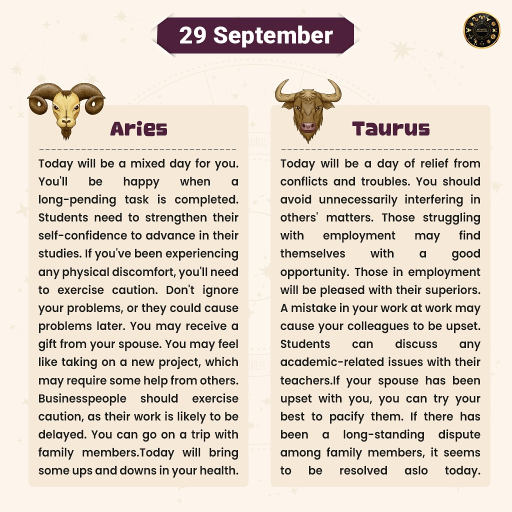
#> input picture my_image.jpg, 1024 x 1024 px, found by its file name (shown at 1/2 size)
$ python analyze_layout.py
#> lines starting #> are read from the running program, lines starting #| are printed output that depends on the picture
from PIL import Image, ImageChops
import os

REF_IMG = "d:/GITHUB REPOS/zodiac_sign_bot/my_image.jpg"
GEN_IMG = "d:/GITHUB REPOS/zodiac_sign_bot/you_created.jpg"

def get_bbox_of_color(img_path, target_color_range):
    """
    Finds bounding box of pixels matching a color range.
    target_color_range: ((r_min, g_min, b_min), (r_max, g_max, b_max))
    """
    try:
        img = Image.open(img_path).convert("RGB")
    except Exception as e:
        print(f"Could not open {img_path}: {e}")
        return

    width, height = img.size
    pixels = img.load()

    (r1, g1, b1), (r2, g2, b2) = target_color_range

    min_x, min_y = width, height
    max_x, max_y = 0, 0
    found = False

    # Scan the paragraph areas roughly to speed up? No, scan whole image.
    for y in range(height):
        for x in range(width):
            r, g, b = pixels[x, y]
            if r1 <= r <= r2 and g1 <= g <= g2 and b1 <= b <= b2:
                if x < min_x: min_x = x
                if x > max_x: max_x = x
                if y < min_y: min_y = y
                if y > max_y: max_y = y
                found = True

    if found:
        print(f"[{img_path}] BBox matching color {target_color_range}:")
        print(f"  Rect({min_x}, {min_y}, {max_x}, {max_y})")
        print(f"  Width: {max_x - min_x}, Height: {max_y - min_y}")
        print(f"  Center: ({(min_x+max_x)//2}, {(min_y+max_y)//2})")
    else:
        print(f"[{img_path}] No pixels found in range {target_color_range}")

if __name__ == "__main__":
    print("--- ANALYSIS RESULTS ---")

    # Measure Black Text in BODY (Paragraphs) - y > 200
    # Range: (0,0,0) to (100,100,100) - laxer threshold for anti-aliasing
    black_range = ((0, 0, 0), (100, 100, 100))

    def analyze_region(img_path, region_name, y_min, y_max, color_range):
#> called with region_name = 'Body (Black Text)', y_min = 200, y_max = 1080, color_range = ((0, 0, 0), (100, 100, 100))
        try:
            img = Image.open(img_path).convert("RGB")
#> img is the input picture: PIL image 1024x1024 RGB; mean R, G, B 224.1, 212.6, 200.2
            # Crop to region
            crop = img.crop((0, y_min, img.width, y_max))
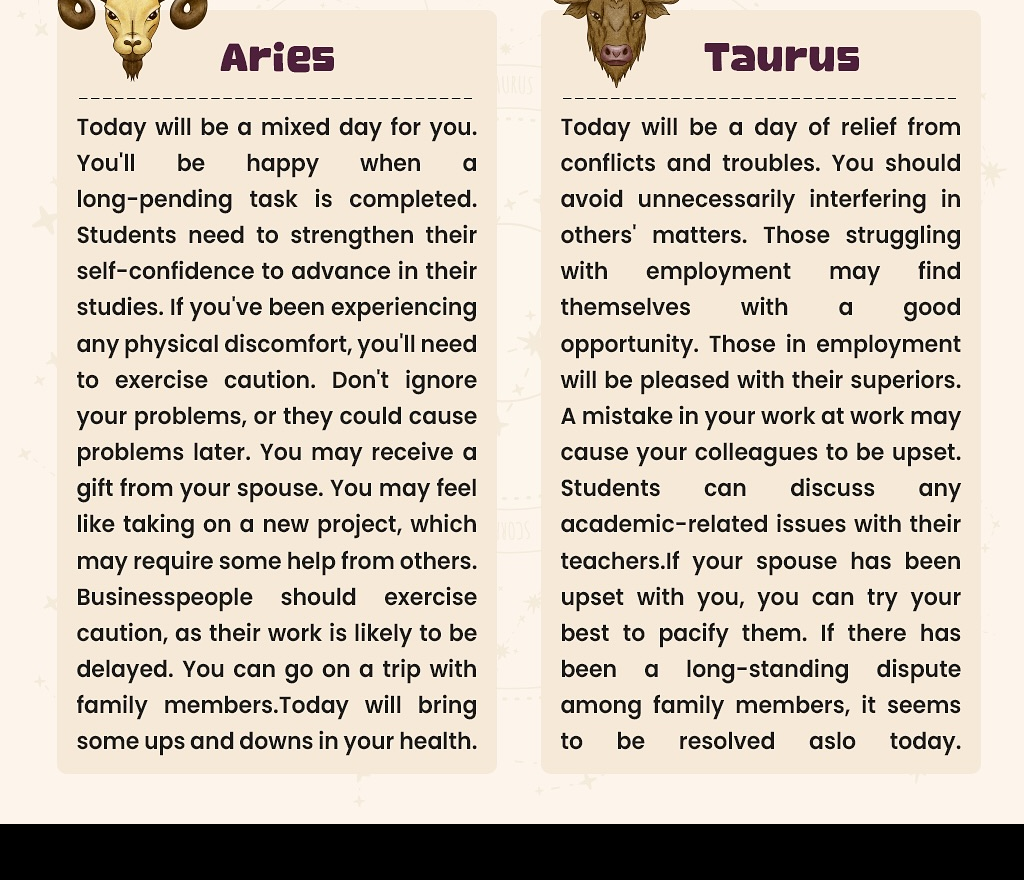
#> crop: PIL image 1024x880 RGB; mean R, G, B 209.4, 199.1, 186

            # Find bounds
            pixels = crop.load()
            (r1, g1, b1), (r2, g2, b2) = color_range

            min_x, max_x = crop.width, 0
#> min_x = 1024; max_x = 0
            min_y, max_y = crop.height, 0
#> min_y = 880; max_y = 0
            count = 0

            for y in range(crop.height):
                for x in range(crop.width):
                    r, g, b = pixels[x, y]
                    if r1 <= r <= r2 and g1 <= g <= g2 and b1 <= b <= b2:
                        if x < min_x: min_x = x
                        if x > max_x: max_x = x
                        if y < min_y: min_y = y
                        if y > max_y: max_y = y
                        count += 1
#> after the loop, count = 135236; max_x = 1023; max_y = 879; min_x = 0; min_y = 0

            if count > 0:
                # Convert back to global coords
                global_min_y = min_y + y_min
#> global_min_y = 200
                global_max_y = max_y + y_min
#> global_max_y = 1079
                print(f"[{img_path}] {region_name}:")
                print(f"  Rect({min_x}, {global_min_y}, {max_x}, {global_max_y})")
#|   Rect(0, 200, 1023, 1079)
                print(f"  Center X: {(min_x+max_x)//2}")
#|   Center X: 511
            else:
                print(f"[{img_path}] {region_name}: No pixels found.")

        except Exception as e:
            print(f"Error {img_path}: {e}")

    # Analyze REF
    analyze_region(REF_IMG, "Body (Black Text)", 200, 1080, black_range)
    analyze_region(REF_IMG, "Header (White Text)", 0, 200, ((200, 200, 200), (255, 255, 255)))
#> call 2 of analyze_region, with region_name = 'Header (White Text)', y_min = 0, y_max = 200, color_range = ((200, 200, 200), (255, 255, 255))
#> in analyze_region (call 2), `crop = img.crop((0, y_min, img.width, y_max))`:
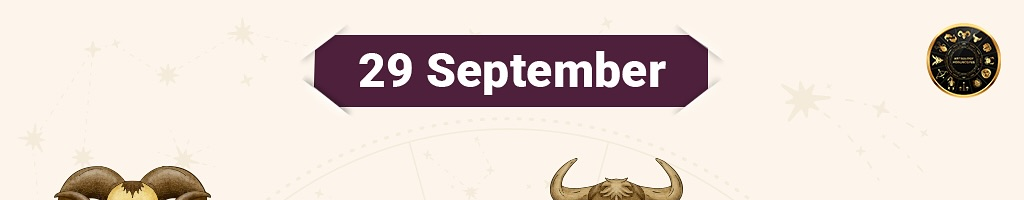
#> crop: PIL image 1024x200 RGB; mean R, G, B 225.9, 212.6, 206.3
#> after the loop in analyze_region (call 2), `for y in range(crop.height):`: count = 170872; max_x = 1023; max_y = 199; min_x = 0
#> in analyze_region (call 2), `global_max_y = max_y + y_min`: global_max_y = 199
#|   Rect(0, 0, 1023, 199)
#|   Center X: 511

    # Analyze GEN
    analyze_region(GEN_IMG, "Body (Black Text)", 200, 1080, black_range)
#> call 3 of analyze_region, with region_name = 'Body (Black Text)', y_min = 200, y_max = 1080, color_range = ((0, 0, 0), (100, 100, 100))
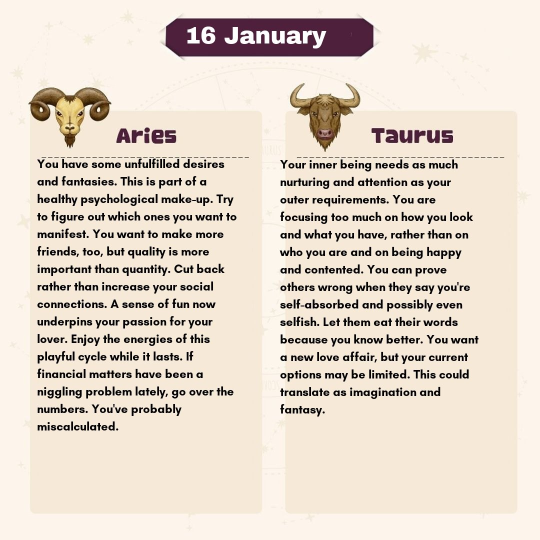
#> input picture you_created.jpg, 1080 x 1080 px, found by its file name (shown at 1/2 size)
#> in analyze_region, img is the input picture: PIL image 1080x1080 RGB; mean R, G, B 227.7, 215.9, 203.4
#> in analyze_region (call 3), `crop = img.crop((0, y_min, img.width, y_max))`:
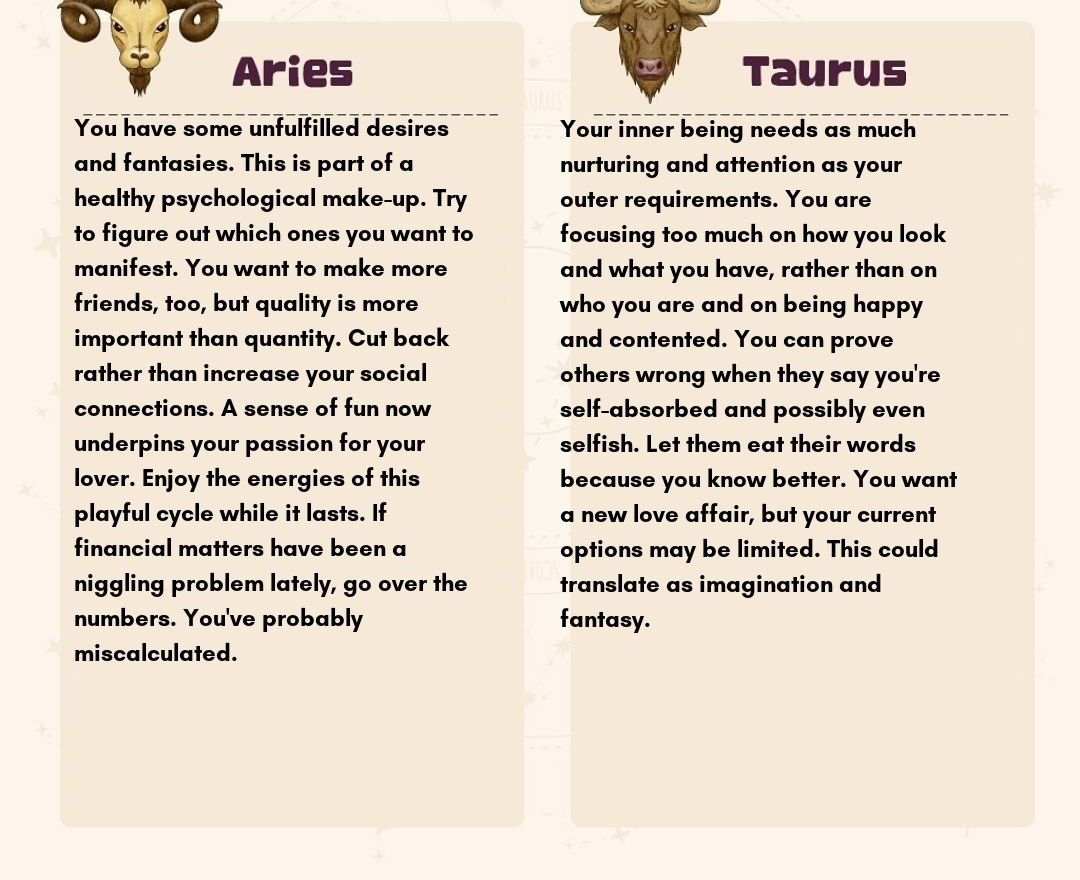
#> crop: PIL image 1080x880 RGB; mean R, G, B 227.3, 215.9, 201.7
#> after the loop in analyze_region (call 3), `for y in range(crop.height):`: count = 72385; max_x = 1007; max_y = 660; min_x = 57; min_y = 0
#> in analyze_region (call 3), `global_min_y = min_y + y_min`: global_min_y = 200
#> in analyze_region (call 3), `global_max_y = max_y + y_min`: global_max_y = 860
#|   Rect(57, 200, 1007, 860)
#|   Center X: 532
    analyze_region(GEN_IMG, "Header (White Text)", 0, 200, ((200, 200, 200), (255, 255, 255)))
#> call 4 of analyze_region, with region_name = 'Header (White Text)', y_min = 0, y_max = 200, color_range = ((200, 200, 200), (255, 255, 255))
#> in analyze_region (call 4), `crop = img.crop((0, y_min, img.width, y_max))`:
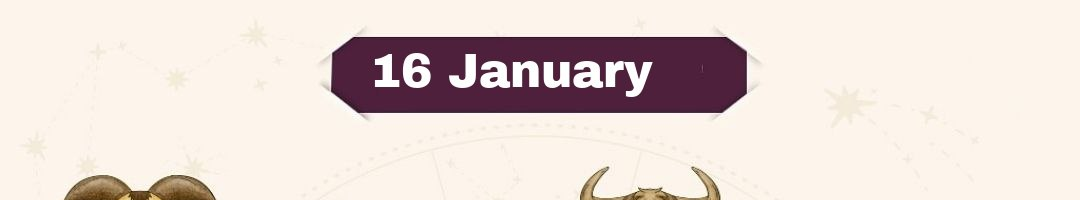
#> crop: PIL image 1080x200 RGB; mean R, G, B 229.1, 215.8, 210.7
#> after the loop in analyze_region (call 4), `for y in range(crop.height):`: count = 185173; max_x = 1079; max_y = 199; min_x = 0
#> in analyze_region (call 4), `global_max_y = max_y + y_min`: global_max_y = 199
#|   Rect(0, 0, 1079, 199)
#|   Center X: 539
